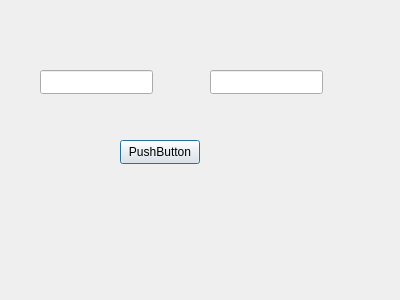
<?xml version="1.0" encoding="UTF-8"?>
<ui version="4.0">
 <class>deleteBookPage</class>
 <widget class="QDialog" name="deleteBookPage">
  <property name="geometry">
   <rect>
    <x>0</x>
    <y>0</y>
    <width>400</width>
    <height>300</height>
   </rect>
  </property>
  <property name="windowTitle">
   <string>Dialog</string>
  </property>
  <widget class="QLineEdit" name="titleEdit">
   <property name="geometry">
    <rect>
     <x>40</x>
     <y>70</y>
     <width>113</width>
     <height>24</height>
    </rect>
   </property>
  </widget>
  <widget class="QLineEdit" name="authorEdit">
   <property name="geometry">
    <rect>
     <x>210</x>
     <y>70</y>
     <width>113</width>
     <height>24</height>
    </rect>
   </property>
  </widget>
  <widget class="QPushButton" name="loginButton">
   <property name="geometry">
    <rect>
     <x>120</x>
     <y>140</y>
     <width>80</width>
     <height>24</height>
    </rect>
   </property>
   <property name="text">
    <string>PushButton</string>
   </property>
  </widget>
 </widget>
 <resources/>
 <connections/>
</ui>
